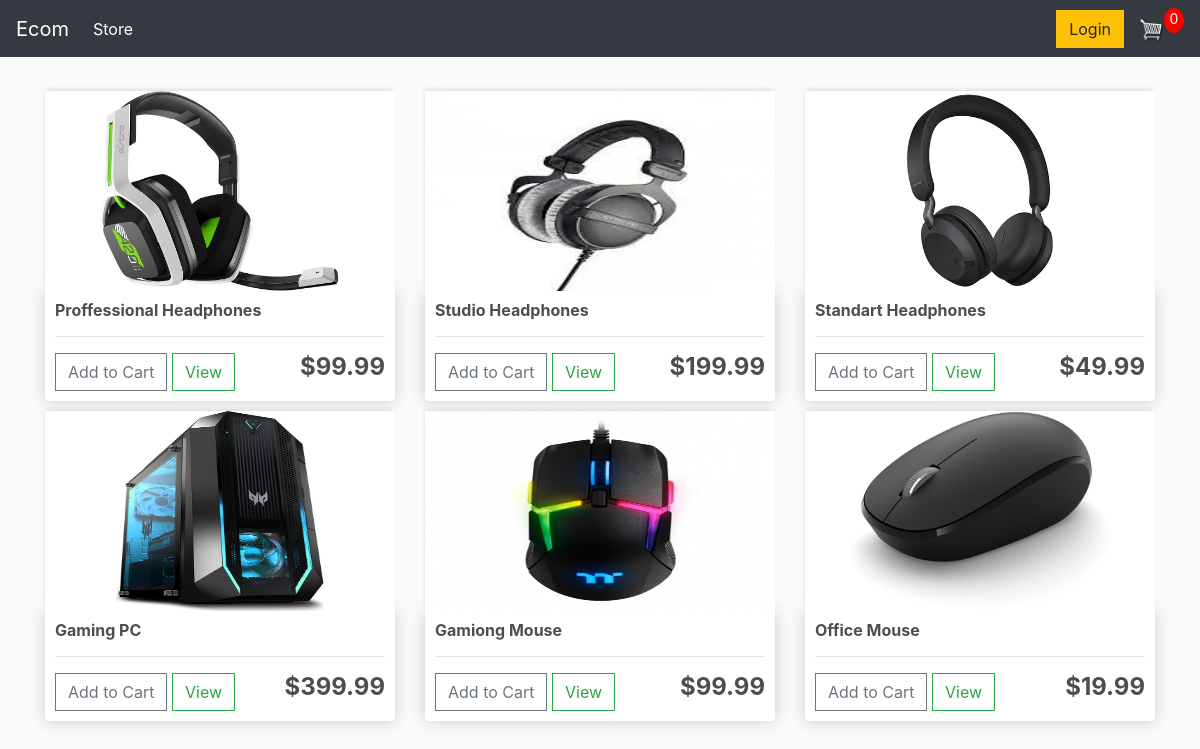
The page / on the database its author committed.
### store/models.py (models this page shows, shortened)
class Product(models.Model):
    name = models.CharField(max_length=200)
    price = models.DecimalField(max_digits=7, decimal_places=2)
    digital = models.BooleanField(default=False, null=True, blank=True)
    image = models.ImageField(null=True, blank=True)

### store/views.py (the view)
# urls.py: path('', include('store.urls')),
def store(request):
    data = cartData(request)
    cartItems = data['cartItems']
    products = Product.objects.all()
    context = {'products': products, 'cartItems': cartItems}
    return render(request, 'store/store.html', context)

### store/utils.py (called while the page is built, shortened)
def cookieCart(request):
    try:
        cart = json.loads(request.COOKIES['cart'])
    except:
        cart = {}
        print('CART:', cart)
    items = []
    order = {'get_cart_total': 0, 'get_cart_items': 0, 'shipping': False}
    cartItems = order['get_cart_items']
    return {'cartItems': cartItems, 'order': order, 'items': items}

def cartData(request):
    if request.user.is_authenticated:
        customer = request.user.customer
        order, created = Order.objects.get_or_create(customer=customer, complete=False)
        items = order.orderitem_set.all()
        cartItems = order.get_cart_items
    else:
        cookieData = cookieCart(request)
        cartItems = cookieData['cartItems']
        order = cookieData['order']
        items = cookieData['items']
    return {'cartItems': cartItems, 'order': order, 'items': items}

### store/templates/store/store.html
{% extends 'store/main.html' %}
{% load static %}
{% block content %}
	<div class="row">
		{% for product in products %}
		<div class="col-lg-4">
			<img class="thumbnail" src="{{product.image.url}}">
			<div class="box-element product">
				<h6><strong>{{product.name}}</strong></h6>
				<hr>
				<button data-product="{{product.id}}" data-action="add" class="btn btn-outline-secondary add-btn update-cart">Add to Cart</button>
				<a class="btn btn-outline-success" href="#">View</a>
				<h4 style="display: inline-block; float: right"><strong>${{product.price}}</strong></h4>
			</div>
		</div>
		{% endfor %}
	</div>
{% endblock content %}

### store/templates/store/main.html (shortened to what this page needs)
<!DOCTYPE html>
{% load static %}
<html>
<head>
	<link rel="stylesheet" href="https://stackpath.bootstrapcdn.com/bootstrap/4.4.1/css/bootstrap.min.css">
	<link rel="stylesheet" type="text/css" href="{% static 'css/main.css' %}">
</head>
<body>
	<nav class="navbar navbar-expand-lg navbar-dark bg-dark">
	  <a class="navbar-brand" href="{% url 'store' %}">Ecom</a>
	  <div class="collapse navbar-collapse" id="navbarSupportedContent">
	    <ul class="navbar-nav mr-auto">
	      <li class="nav-item active">
	        <a class="nav-link" href="{% url 'store' %}">Store <span class="sr-only">(current)</span></a>
	      </li>
	    </ul>
	    <div class="form-inline my-2 my-lg-0">
	     	<a href="#"class="btn btn-warning">Login</a>
	     	<a href="{% url 'cart' %}">
	    		<img  id="cart-icon" src="{% static 'images/cart.png' %}">
	    	</a>
	    	<p id="cart-total">{{cartItems}}</p>
	    </div>
	  </div>
	</nav>
     <div class="container">
            <br>
            {% block content %}
            {% endblock content %}
         </div>
</body>
</html>

### static/css/main.css (style rules this page uses)
body { background-color: hsl(0, 0%, 98%); }
h1,h2,h3,h4,h5,h6 { color:hsl(0, 0%, 30%); }
.box-element { box-shadow:hsl(0, 0%, 80%) 0 0 16px; background-color: #fff; border-radius: 4px; padding: 10px; }
.thumbnail { width: 100%; height: 200px; -webkit-box-shadow: -1px -3px 5px -2px rgba(214,214,214,1); -moz-box-shadow: -1px -3px 5px -2px rgba(214,214,214,1); box-shadow: -1px -3px 5px -2px rgba(214,214,214,1); }
.product { border-radius: 0 0 4px 4px; }
#cart-icon { width:25px; display: inline-block; margin-left: 15px; }
#cart-total { display: block; text-align: center; color:#fff; background-color: red; width: 20px; height: 25px; border-radius: 50%; font-size: 14px; }
.col-lg-4, .col-lg-6, .col-lg-8, .col-lg-12 { margin-top: 10px; }
.btn { border-radius: 0; }

### rows shown on the page
Product: image (picture), name "Proffessional Headphones", price "99.99"
Product: image (picture), name "Studio Headphones", price "199.99"
Product: image (picture), name "Standart Headphones", price "49.99"
Product: image (picture), name "Gaming PC", price "399.99"
Product: image (picture), name "Gamiong Mouse", price "99.99"
Product: image (picture), name "Office Mouse", price "19.99"

### other values the page prints
{{ cartItems }} "0"
